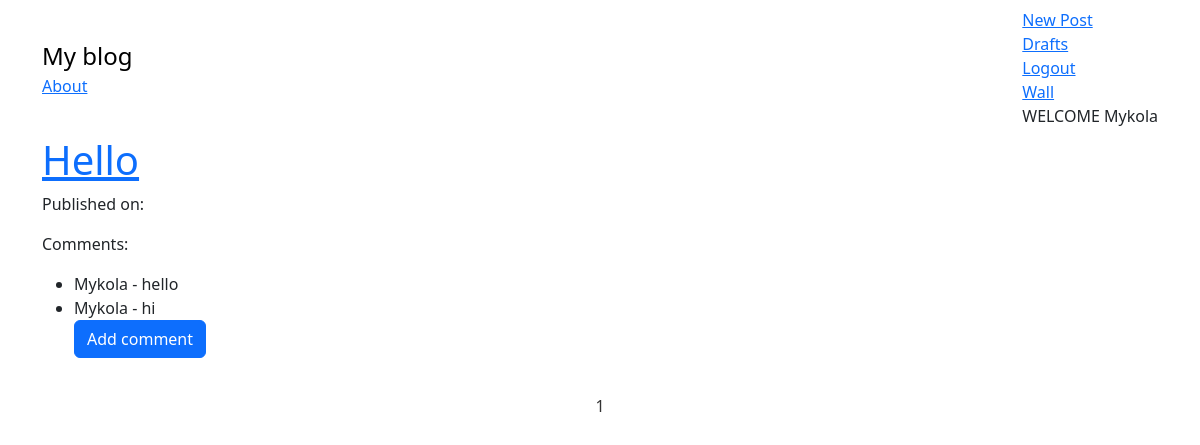
Before: / (signed in) with the older database file.
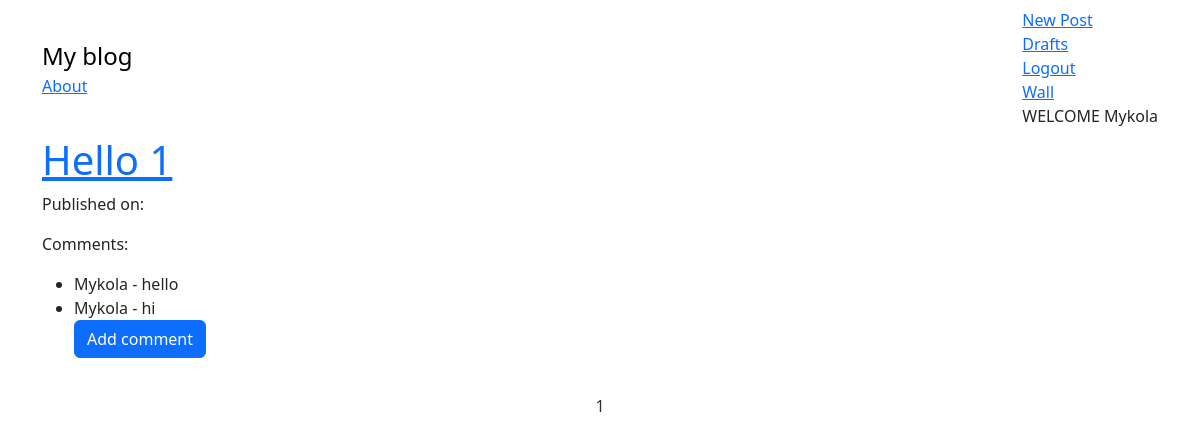
After: the same page with the newer database file.
### myblog/models.py (models this page shows, shortened)
class Post(models.Model):
    author = models.ForeignKey('auth.User', on_delete=models.CASCADE)
    title = models.CharField(max_length=200)
    text = models.TextField()
    picture = models.ImageField(
        upload_to='media/profile_pics/', blank=True, null=True
    )
    create_date = models.DateTimeField(default=timezone.now)
    published_date = models.DateTimeField(blank=True, null=True)

### myblog/views.py (the view)
class AllPost(ListView):
    model = Post
    paginate_by = 5
    context_object_name = 'post'
    template_name = 'myblog/post_list.html'
    def get_queryset(self):
        if self.request.user.is_authenticated:
            posts = Post.objects.filter(author=self.request.user)
        else:
            posts = Post.objects.none()
        return posts

### myblog/templates/myblog/post_list.html (shortened to what this page needs)
{% extends "myblog/base.html" %}
{% block content %}
<div class="centerstage">
    {% if user.is_authenticated %}
        {% for post in post  %}
                <div class="post">
                    <h1><a href="{% url 'myblog:post_detail' pk=post.pk %}">{{ post.title }}</a></h1>
                    <div class="date">
                        <p> Published on: {{ post.published_date|date:"D M Y" }}</p>
                    </div>
                    <p>Comments:</p>
                    <ul>
                    {% for comment in post.comment.all %}
                        <li>{{ comment.author }} - {{ comment.text }}</li>
                    {% endfor %}
                    <a class="btn btn-primary btn-comments" href="{% url 'myblog:add_comment_to_post' pk=post.pk  %}">Add comment</a>
                </ul>
                </div>
        {% endfor %}
    {% endif %}
</div>
{% endblock %}

Changed rows visible on the page:
changed Post: title "Hello" → "Hello 1"
